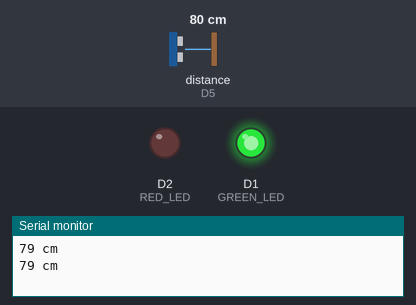
A program run on a simulated ESP8266 (NodeMCU). Shown: output pins drawn as LEDs (lit = HIGH), the last lines printed to the serial monitor. Wiring (inferred from the names in the program): ultrasonic range finder: trigger D6; echo D5. The test bench sets the inputs (shaded band); at power-on: distance to the obstacle (sensor on D5) 80 cm. The echo pulse lasts 58.3 µs per cm; pins used as bus, display or sensor lines are not drawn.

Above: at 1.5 s.
1.6 s: distance to the obstacle (sensor on D5) set to 99 cm
5.1 s: distance to the obstacle (sensor on D5) set to 105 cm
At 6.4 s:
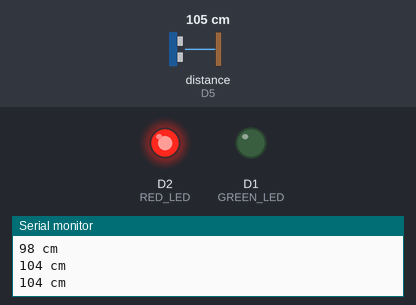
7.1 s: distance to the obstacle (sensor on D5) set to 2 cm
At 7.7 s:
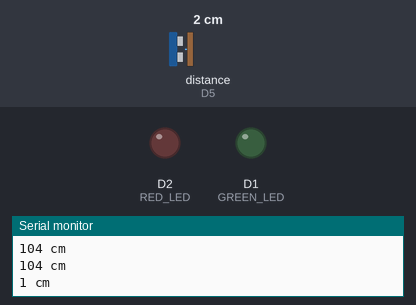
10.6 s: distance to the obstacle (sensor on D5) set to 120 cm
At 11.1 s:
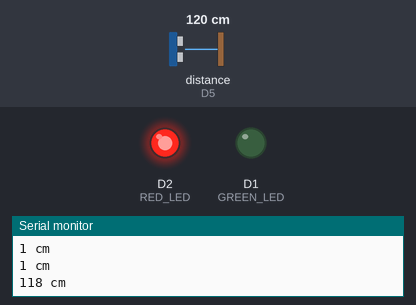
Timing chart, 0 to 13.1 s (numbered marks = the images above; inputs shaded):
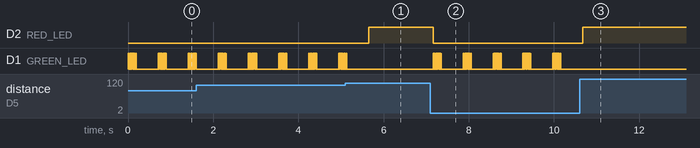

The program:

main.cpp
```cpp
#include <Arduino.h>
#define RED_LED D2
#define GREEN_LED D1
#define triggerPin D6
#define echoPin D5

void setup() {
   Serial.begin (115200);
   pinMode(GREEN_LED, OUTPUT);
   pinMode(RED_LED, OUTPUT);
   pinMode(triggerPin, OUTPUT);
   pinMode(echoPin, INPUT);
}

void jauh(){
    digitalWrite(RED_LED, LOW);
    digitalWrite(GREEN_LED, LOW);
    digitalWrite(RED_LED, HIGH);
}
void dekat(){
    digitalWrite(RED_LED, LOW);
    for (int x = 0; x < 10; x++)
    {
        digitalWrite(GREEN_LED, HIGH);
        delay(10);
        digitalWrite(GREEN_LED, LOW);
        delay(10);
    }
}

void loop() {
   long duration, jarak;
   digitalWrite(triggerPin, LOW);
   delayMicroseconds(2);
   digitalWrite(triggerPin, HIGH);
   delayMicroseconds(10);
   digitalWrite(triggerPin, LOW);
   duration = pulseIn(echoPin, HIGH);
   jarak = duration * 0.034 / 2;
   if (jarak > 100)
   {
       jauh();
   }else{
       dekat();
   }
   Serial.print(jarak);
   Serial.println(" cm");
   delay(500);
}
```

Measured:
- the behaviour switches between 101 and 102 cm on distance to the obstacle (sensor on D5) (found by bisection; images 0 and 1)
- after the input at 5.1 s, D2 (RED_LED): LOW → HIGH after 0.55 s; D1 (GREEN_LED): goes on until 5.1 s, then stays LOW
- after the input at 7.1 s, D2 (RED_LED): HIGH → LOW after 0.07 s; D1 (GREEN_LED): LOW → HIGH after 0.07 s, then repeats every 0.70 s: 9 × (LOW 0.01 s, HIGH 0.01 s), LOW 0.51 s, HIGH 0.01 s
- after the input at 10.6 s, D2 (RED_LED): LOW → HIGH after 0.08 s; D1 (GREEN_LED): stops changing and stays LOW
- by itself, D1 (GREEN_LED): repeats every 0.71 s: 9 × (HIGH 0.01 s, LOW 0.01 s), HIGH 0.01 s, LOW 0.52 s
